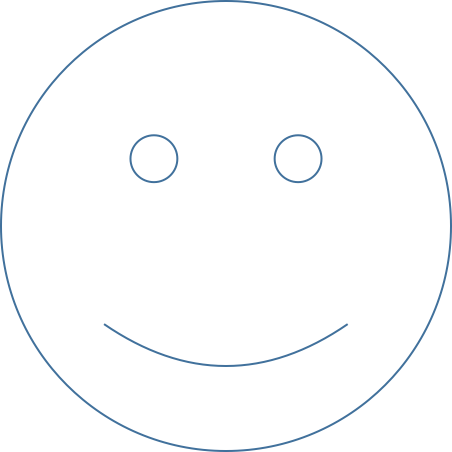
#> input picture image_pro/colorfulsmiley.png, 452 x 452 px
$ python image.py   (Python 2 division)
#> lines starting #> are read from the running program, lines starting #| are printed output that depends on the picture
###############################################################################
# COMPSCI 182
# November 2015
# Khalid Tawil
#
# Takes in an image and reduces it to a 200x200 black and white image
###############################################################################
from PIL import Image

# Dimensions of our PNGs
size = 200, 200

# Loading file into memory
im = Image.open("colorfulsmiley.png")
#> im is the input picture: PIL image 452x452 RGBA; mean R, G, B, A 249.2, 250.2, 251, 252.9

# NOTICE:
# Resizing first vs grayscaling first produces different results

# Resizes the image
im= im.resize(size, Image.BILINEAR)
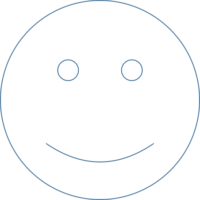
#> im: PIL image 200x200 RGBA; mean R, G, B, A 251.2, 252.2, 253, 253.2; transparent parts drawn white

# Grayscales the image
# The mode '1' converts every pixel to either black or white
im = im.convert('1')
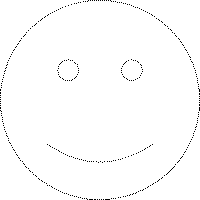
#> im: PIL image 200x200 1; 98.9% white; black in thin lines or dots

# Converting our image into a 2x2 array of binary values
# Still in beta...
bitmap = im.tobitmap()
print bitmap
#> (printed output is left out)
